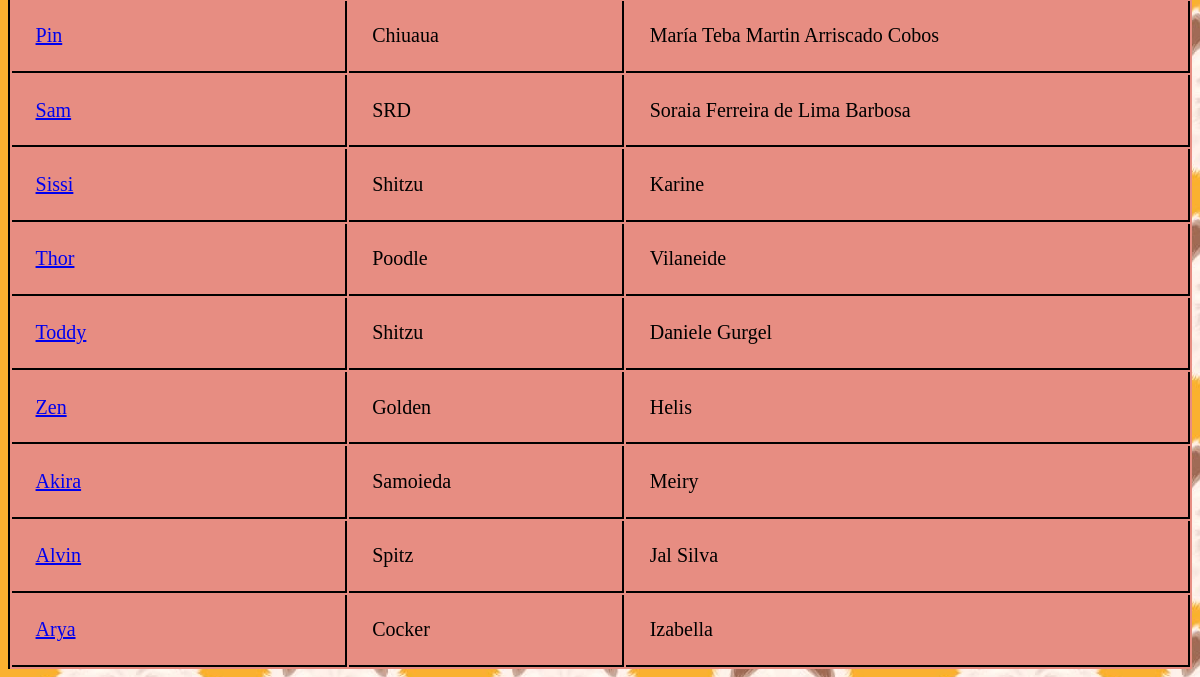
Page /listapet/ (signed in, lower part) on the earlier database version.
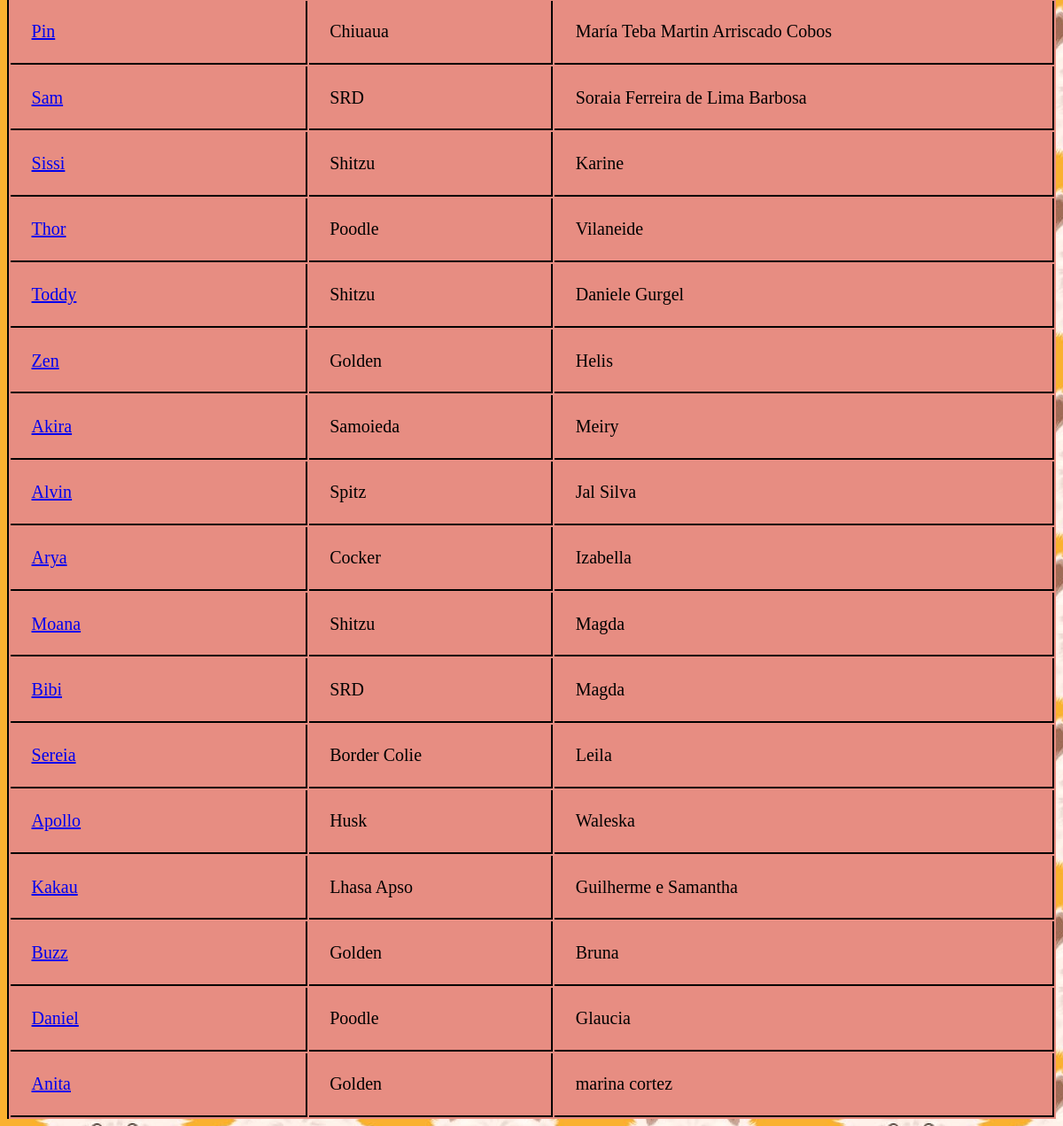
Same page on the later database version.
### ficha/models.py (models this page shows, shortened)
class FichaDog(models.Model):
    nome = models.CharField(max_length=100, primary_key=True)
    raca = models.CharField(max_length=100)
    data_de_nascimento =  models.DateField()
    sexo = models.CharField(max_length=1, choices=(('M', 'Macho'), ('F', 'Fêmea')))
    peso = models.DecimalField(max_digits=5, decimal_places=2)
    tipo_alimentacao = models.CharField(max_length=100)
    restricoes_alimentares = models.CharField(max_length=100, blank=True, null=True)
    nome_tutor = models.CharField(max_length=100,blank=True)
    contato_tutor = models.CharField(max_length=100)
    cpf_tutor = models.CharField(max_length=14)
    endereco = models.CharField(max_length=100,blank=True, null=True)
    veterinario = models.CharField(max_length=100,blank=True, null=True)
    observacoes = models.TextField(blank=True, null=True)
    data = models.DateTimeField(auto_now_add=True)
    class Meta:
            db_table = 'Ficha_Dog'

### ficha/views.py (the view)
# urls.py: path('listapet/', views.lista_fichas_cachorros, name='lista'),
@login_required(login_url="/auth/login/")
def lista_fichas_cachorros(request):
    cachorros = FichaDog.objects.all()
    search = request.GET.get('search')
    if search:
        cachorros = cachorros.filter(nome__icontains=search)
    return render(request, 'lista_pet.html', {'cachorros': cachorros})

### ficha/templates/lista_pet.html (shortened to what this page needs)
<!DOCTYPE html>
<html>
  <head>
    {% load static %}
  </head>
  <body>
    <div class="tabela">
      <table class="form">
          <br>
          <tbody>
              <tr>
                {% for cachorro in cachorros %}
                  <tr>
                  <td class="num"><a href="{% url 'ficha:mostrar_ficha' nome=cachorro.nome %}">{{ cachorro.nome }} </td>
                  <td >{{ cachorro.raca }} </td>
                  <td>{{ cachorro.nome_tutor}}</td>
                {% endfor %}
              </tr>
          </tbody>
      </table>
    </div>
  </body>
</html>

### ficha/templates/lista_pet.html (style rules this page uses)
body { background-image: url('/static/img/fundo.jpeg'); }
.tabela { display: flex; flex-direction: column ; }
.form { text-align:center; font-size: 20px; border-top:2px solid black; border-left:2px solid black; background-color: rgb(231, 141, 130); }

Differences in the rows shown:
added FichaDog: nome "Moana", raca "Shitzu", nome_tutor "Magda"
added FichaDog: nome "Bibi", raca "SRD", nome_tutor "Magda"
added FichaDog: nome "Sereia", raca "Border Colie", nome_tutor "Leila"
added FichaDog: nome "Apollo", raca "Husk", nome_tutor "Waleska"
added FichaDog: nome "Kakau", raca "Lhasa Apso", nome_tutor "Guilherme e Samantha"
added FichaDog: nome "Buzz", raca "Golden", nome_tutor "Bruna"
added FichaDog: nome "Daniel", raca "Poodle", nome_tutor "Glaucia"
added FichaDog: nome "Anita", raca "Golden", nome_tutor "marina cortez"
